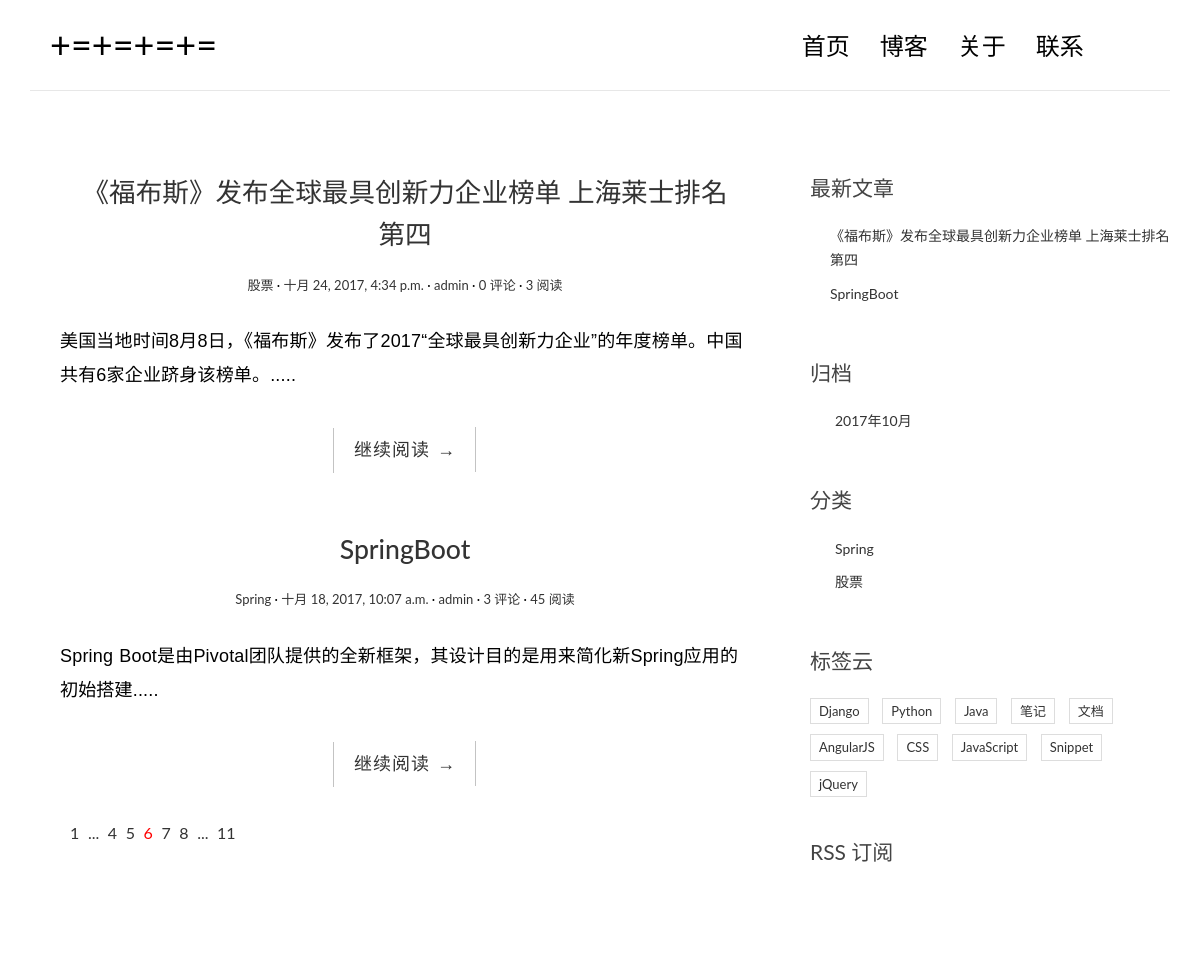
Before: / with the older database file.
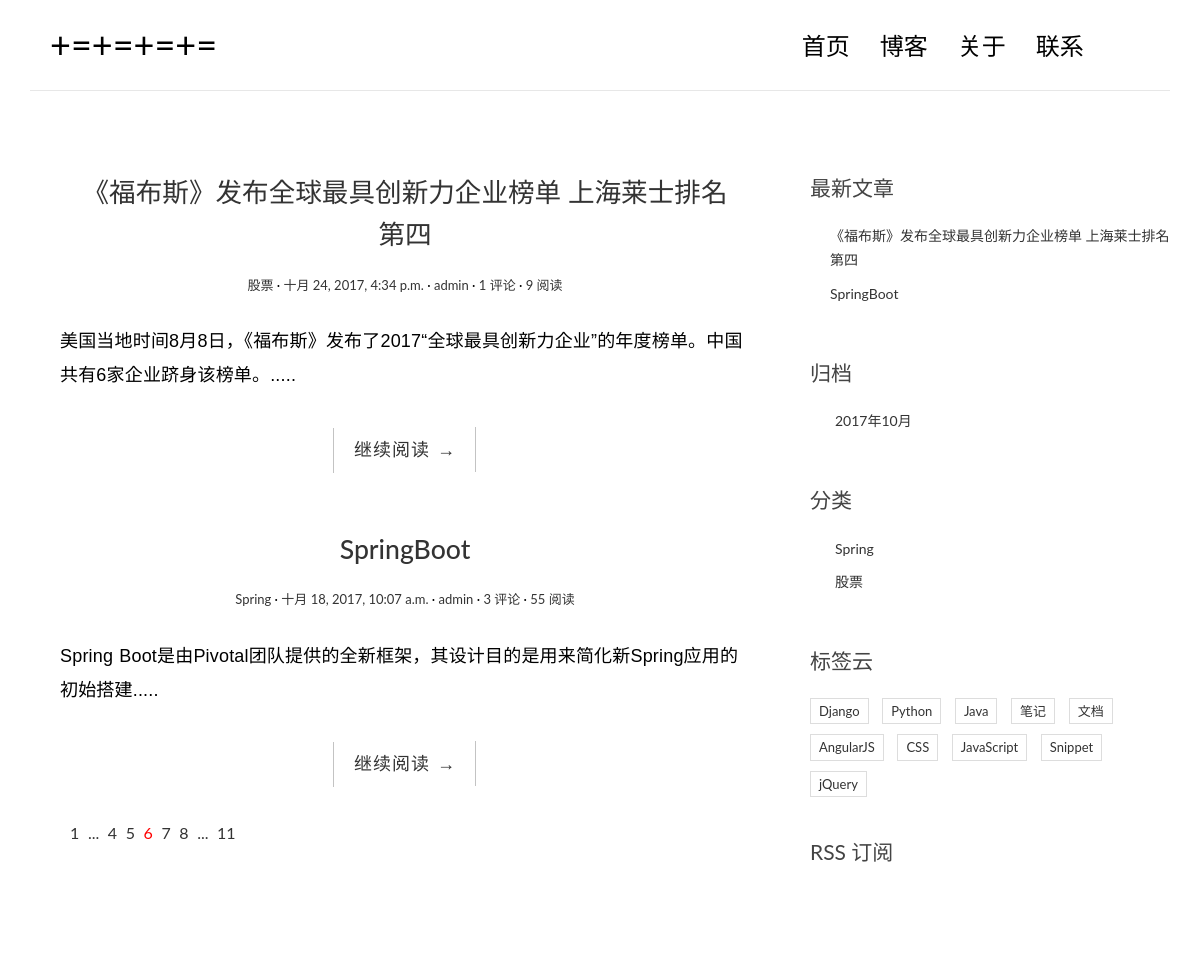
After: the same page with the newer database file.
### blog/models.py (models this page shows, shortened)
@python_2_unicode_compatible
class Post(models.Model):
    title = models.CharField(max_length=70)
    body = models.TextField()
    created_time = models.DateTimeField()
    modified_time = models.DateTimeField()
    excerpt = models.CharField(max_length=200, blank=True)
    category = models.ForeignKey(Category)
    tags = models.ManyToManyField(Tag,blank=True)
    author = models.ForeignKey(User)
    views = models.PositiveIntegerField(default=0)
    @python_2_unicode_compatible
    def get_absolute_url(self):
        return reverse('blog:detail',kwargs={'pk':self.pk})
    class Meta:
        ordering = ['-created_time']

@python_2_unicode_compatible #兼容python2
class Category(models.Model):
    name = models.CharField(max_length=100)

### blog/views.py (the view)
# urls.py: url(r'^$', views.index, name='index'),
def index(request):
    post_list = Post.objects.all().order_by('-created_time')
    return render(request, 'blog/index.html', context={'post_list': post_list})

### blog/templatetags/blog_tags.py (called while the page is built)
@register.simple_tag
def get_recent_posts(num=5):
    return Post.objects.all().order_by('-created_time')[:num]

@register.simple_tag
def archives():
    return Post.objects.dates('created_time', 'month', order='DESC')

@register.simple_tag
def get_categories():
    return Category.objects.all()

### templates/blog/index.html
{% extends 'base.html' %}
{% block main %}
    {% for post in post_list %}
        <article class="post post-{{ post.pk }}">
            <header class="entry-header">
                <h1 class="entry-title">
                    <a href="{{ post.get_absolute_url }}">{{ post.title }}</a>
                </h1>
                <div class="entry-meta">
                    <span class="post-category"><a href="#">{{ post.category.name }}</a></span>
                    <span class="post-date"><a href="#"><time class="entry-date"
                                                              datetime="{{ post.created_time }}">{{ post.created_time }}</time></a></span>
                    <span class="post-author"><a href="#">{{ post.author }}</a></span>
                    <span class="comments-link"><a href="#">{{ post.comment_set.count }} 评论</a></span>
                    <span class="views-count"><a href="#">{{ post.views }} 阅读</a></span>
                </div>
            </header>
            <div class="entry-content clearfix">
                <p>{{ post.excerpt }}.....</p>
                <div class="read-more cl-effect-14">
                    <a href="{{ post.get_absolute_url }}" class="more-link">继续阅读 <span class="meta-nav">→</span></a>
                </div>
            </div>
        </article>
    {% empty %}
        <div class="no-post">暂时还没有发布的文章</div>
    {% endfor %}
    <div class="pagination">
        <ul>
            <li><a href="">1</a></li>
            <li><a href="">...</a></li>
            <li><a href="">4</a></li>
            <li><a href="">5</a></li>
            <li class="current"><a href="">6</a></li>
            <li><a href="">7</a></li>
            <li><a href="">8</a></li>
            <li><a href="">...</a></li>
            <li><a href="">11</a></li>
        </ul>
    </div>
{% endblock main %}

### templates/base.html (shortened to what this page needs)
{% load staticfiles %}
{% load blog_tags %}
<!DOCTYPE html>
<html>
<head>
    <link rel="stylesheet" href="{% static 'blog/css/bootstrap.min.css' %}">
    <link href="https://cdn.bootcss.com/ionicons/2.0.1/css/ionicons.min.css" rel="stylesheet">
    <link rel="stylesheet" href="{% static 'blog/css/pace.css' %}">
    <link rel="stylesheet" href="{% static 'blog/css/custom.css' %}">
    <link rel="stylesheet" href="{% static 'blog/css/highlights/github.css' %}">
</head>
<body>
<div class="container">
    <header id="site-header">
        <div class="row">
            <div class="col-md-4 col-sm-5 col-xs-8">
                <div class="logo">
                    <h1><a href="{% url 'blog:index' %}"><b>+=+=+=+=</a></h1>
                </div>
            </div>
            <div class="col-md-8 col-sm-7 col-xs-4">
                <nav class="main-nav" role="navigation">
                    <div class="collapse navbar-collapse" id="bs-example-navbar-collapse-1">
                        <ul class="nav navbar-nav navbar-right">
                            <li class="cl-effect-11"><a href="{% url 'blog:index' %}" data-hover="首页">首页</a></li>
                            <li class="cl-effect-11"><a href="full-width.html" data-hover="博客">博客</a></li>
                            <li class="cl-effect-11"><a href="about.html" data-hover="关于">关于</a></li>
                            <li class="cl-effect-11"><a href="contact.html" data-hover="联系">联系</a></li>
                        </ul>
                    </div>
                </nav>
            </div>
        </div>
    </header>
</div>
<div class="content-body">
    <div class="container">
        <div class="row">
            <main class="col-md-8">
                {% block main %}
                {% endblock main %}
            </main>
            <aside class="col-md-4">
                <div class="widget widget-recent-posts">
                    <h3 class="widget-title">最新文章</h3>
                    {% get_recent_posts as recent_post_list %}
                    <ul>
                        {% for post in recent_post_list %}
                            <li>
                                <a href="{{ post.get_absolute_url }}">{{ post.title }}</a>
                            </li>
                        {% empty %}
                            暂无文章！
                        {% endfor %}
                    </ul>
                </div>
                <div class="widget widget-archives">
                    <h3 class="widget-title">归档</h3>
                    {% archives as date_list %}
                    <ul>
                        {% for date in date_list %}
                            <li>
                                <a href="{% url 'blog:archives' date.year date.month %}">{{ date.year }}年{{ date.month }}月</a>
                            </li>
                        {% empty %}
                            暂无归档
                        {% endfor %}
                    </ul>
                </div>
                <div class="widget widget-category">
                    <h3 class="widget-title">分类</h3>
                    {% get_categories as category_list %}
                    <ul>
                        {% for category in category_list %}
                            <li>
                                <a href="{% url 'blog:category' category.pk %}">{{ category.name }}</a>
                            </li>
                        {% endfor %}
                    </ul>
                </div>
                <div class="widget widget-tag-cloud">
                    <h3 class="widget-title">标签云</h3>
                    <ul>
                        <li>
                            <a href="#">Django</a>
                        </li>
                        <li>
                            <a href="#">Python</a>
                        </li>
                        <li>
                            <a href="#">Java</a>
                        </li>
                        <li>
                            <a href="#">笔记</a>
                        </li>
                        <li>
                            <a href="#">文档</a>
                        </li>
                        <li>
                            <a href="#">AngularJS</a>
                        </li>
                        <li>
                            <a href="#">CSS</a>
                        </li>
                        <li>
                            <a href="#">JavaScript</a>
                        </li>
                        <li>
                            <a href="#">Snippet</a>
                        </li>
                        <li>
                            <a href="#">jQuery</a>
                        </li>
                    </ul>
                </div>
                <div class="rss">
                    <a href=""> RSS 订阅</a>
                </div>
            </aside>
        </div>
    </div>
</div>
<footer id="site-footer">
    <div class="container">
        <div class="row">
            <div class="col-md-12">
            </div>
        </div>
    </div>
</footer>
</body>
</html>

### static/blog/css/custom.css (style rules this page uses)
* { outline: none; }
h1, h2, h3, h4, h5, h6 { margin-top: 0; }
b { font-weight: 400; }
a { color: #333; }
body { color: #444; font-family: 'Lato', sans-serif; }
p { font-family: 'Ubuntu', sans-serif; font-weight: 400; word-spacing: 1px; letter-spacing: 0.01em; }
#site-header { background-color: #FFF; padding: 25px 20px; margin-bottom: 40px; border-bottom: 1px solid #e7e7e7; }
.logo h1 a { color: #000; }
.logo h1 { margin: 0; font-family: 'Lato', sans-serif; font-weight: 300; }
.main-nav { margin-top: 11px; max-width: 95%; }
.main-nav a { color: #000000 !important; padding: 0 0 5px 0 !important; margin-right: 30px; font-family: 'Lato', sans-serif; font-weight: 300; font-size: 24px; }
.cl-effect-11 a { padding: 10px 0; color: #0972b4; text-shadow: none; }
.cl-effect-11 a::before { position: absolute; top: 0; left: 0; overflow: hidden; padding: 0 0 5px 0 !important; max-width: 0; border-bottom: 1px solid #000; color: #000; content: attr(data-hover); white-space: nowrap; -webkit-transition: max-width 0.5s; -moz-transition: max-width 0.5s; transition: max-width 0.5s; }
.content-body { padding-bottom: 4em; }
.post { background: #fff; padding: 30px 30px 0; }
.entry-title { text-align: center; font-size: 1.9em; margin-bottom: 20px; line-height: 1.6; padding: 10px 20px 0; }
.entry-meta { text-align: center; color: #DDDDDD; font-size: 13px; margin-bottom: 30px; }
.entry-content { font-size: 18px; line-height: 1.9; font-weight: 300; color: #000; }
.post-category::after, .post-date::after, .post-author::after, .comments-link::after { content: ' ·'; color: #000; }
.read-more { font-family: 'Ubuntu', sans-serif; font-weight: 400; word-spacing: 1px; letter-spacing: 0.01em; text-align: center; margin-top: 20px; }
.cl-effect-14 a { padding: 0 20px; height: 45px; line-height: 45px; position: relative; display: inline-block; margin: 15px 25px; letter-spacing: 1px; font-weight: 400; text-shadow: 0 0 1px rgba(255, 255, 255, 0.3); }
.cl-effect-14 a::before, .cl-effect-14 a::after { position: absolute; width: 45px; height: 1px; background: #C3C3C3; content: ''; -webkit-transition: all 0.3s; -moz-transition: all 0.3s; transition: all 0.3s; pointer-events: none; }
.cl-effect-14 a::before { top: 0; left: 0; -webkit-transform: rotate(90deg); -moz-transform: rotate(90deg); transform: rotate(90deg); -webkit-transform-origin: 0 0; -moz-transform-origin: 0 0; transform-origin: 0 0; }
.cl-effect-14 a::after { right: 0; bottom: 0; -webkit-transform: rotate(90deg); -moz-transform: rotate(90deg); transform: rotate(90deg); -webkit-transform-origin: 100% 0; -moz-transform-origin: 100% 0; transform-origin: 100% 0; }
.widget { background: #fff; padding: 30px 0 0; }
.widget-title { font-size: 1.5em; margin-bottom: 20px; line-height: 1.6; padding: 10px 0 0; font-weight: 400; }
.widget-recent-posts ul { padding: 0; margin: 0; padding-left: 20px; }
.widget-recent-posts ul li { list-style-type: none; position: relative; line-height: 170%; margin-bottom: 10px; }
.widget-recent-posts ul li::before { content: '\f3d3'; font-family: "Ionicons"; position: absolute; left: -17px; top: 3px; font-size: 16px; color: #000; }
.widget-archives ul { padding: 0; margin: 0; padding-left: 25px; }
.widget-archives ul li { list-style-type: none; position: relative; line-height: 170%; margin-bottom: 10px; }
.widget-archives ul li::before { content: '\f3f3'; font-family: "Ionicons"; position: absolute; left: -25px; top: 1px; font-size: 16px; color: #000; }
.widget-category ul { padding: 0; margin: 0; padding-left: 25px; }
.widget-category ul li { list-style-type: none; position: relative; line-height: 170%; margin-bottom: 10px; }
.widget-category ul li::before { content: '\f3fe'; font-family: "Ionicons"; position: absolute; left: -25px; top: 1px; font-size: 18px; color: #000; }
.widget-tag-cloud ul { padding: 0; margin: 0; margin-right: -10px; }
.widget-tag-cloud ul li { list-style-type: none; font-size: 13px; display: inline-block; margin-right: 10px; margin-bottom: 10px; padding: 3px 8px; border: 1px solid #ddd; }
.rss { font-size: 21px; margin-top: 30px; }
.rss a { color: #444; }
#site-footer { padding-top: 10px; padding: 0 0 1.5em 0; }
.pagination ul { list-style: none; }
.pagination ul li { display: inline-block; font-size: 16px; margin-right: 5px; }
.current a { color: red; }

Changed rows visible on the page:
changed Post "《福布斯》发布全球最具创新力企业榜单 上海莱士排名第四": comment_set.count "0" → "1"; views "3" → "9"
changed Post "SpringBoot": views "45" → "55"
